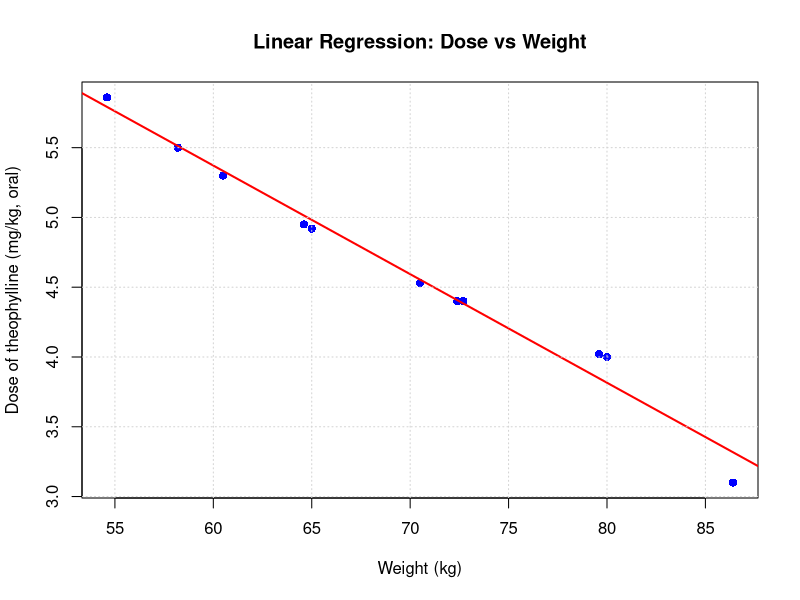
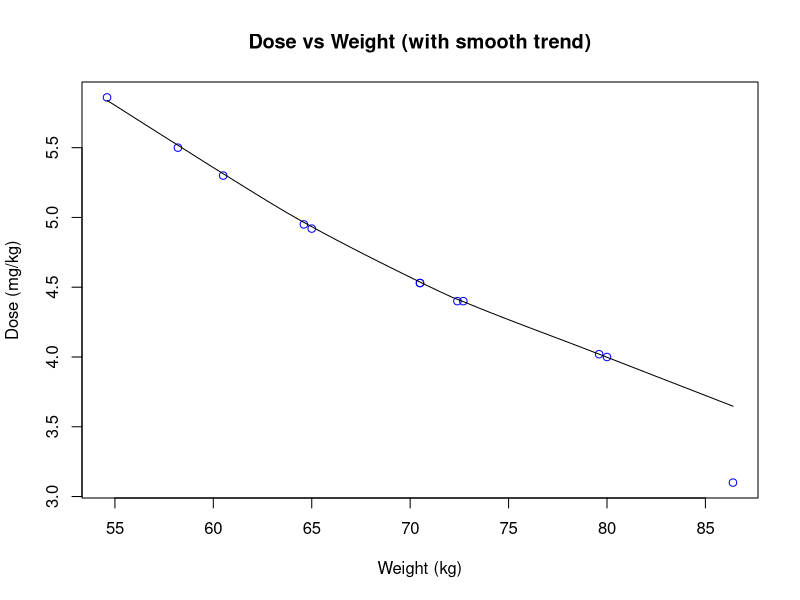

Write the R code that produced these figures, in order.
# Load Dataset
data("Theoph")

print(head(Theoph))
str(Theoph)

# Remove duplicate rows
# Keep only one row per subject
# Keep only the Subject, Wt, and Dose columns
theoph_subj <- Theoph[!duplicated(Theoph$Subject), c("Subject", "Wt", "Dose")]
print(theoph_subj)

# Linear model: oral dose (mg/kg) ~ weight (kg)
model_theoph <- lm(Dose ~ Wt, data = theoph_subj)

print(model_theoph)

model_summary <- summary(model_theoph)
print(model_summary)

# ========= Discussion of Linear Model Summary =========
# - Call / Residuals:
#   Residuals represent the difference between observed and predicted Dose values.
#   A small and balanced residual range suggests a reasonable fit, while large
#   residuals may indicate outliers or poor model fit for certain observations.
#
# - Coefficients:
#   * (Intercept): Predicted Dose when Wt = 0 kg. This is not clinically meaningful,
#     but serves as a mathematical baseline for the regression line.
#
#   * Wt: Represents the estimated change in Dose (mg/kg) for every 1 kg increase
#     in body weight. A positive value indicates Dose increases with Wt, while a
#     negative value indicates the opposite relationship.
#
#   * Std. Error / t value / Pr(>|t|):
#     These test the null hypothesis that the coefficient = 0.
#     A small p-value (typically < 0.05) for Wt suggests that body weight
#     significantly contributes to explaining variation in Dose.
#     However, interpretation should consider the small sample size (n = 12).
#
# - Residual Standard Error (RSE):
#   Indicates the typical prediction error in Dose (mg/kg). Lower values imply
#   better model accuracy.
#
# - Multiple R-squared:
#   Measures the proportion of variance in Dose explained by Wt (ranges from 0 to 1).
#   Higher values indicate a stronger relationship.
#
# - Adjusted R-squared:
#   Adjusted version of R-squared that accounts for the number of predictors,
#   providing a more reliable measure for model evaluation.
#
# - F-statistic:
#   Tests whether the model provides a better fit than an intercept-only model.
#   A small p-value indicates the model is statistically significant overall.
#
# - Limitation:
#   The observed Wt values are within a limited range in the dataset.
#   Predictions for 90–100 kg are extrapolations beyond the data range,
#   and therefore may be less reliable and should be interpreted cautiously.
# ======================================================

# Visualization 
plot(
  x = theoph_subj$Wt,
  y = theoph_subj$Dose,
  col = "blue",
  pch = 16,
  cex = 1.1,
  main = "Linear Regression: Dose vs Weight",
  xlab = "Weight (kg)",
  ylab = "Dose of theophylline (mg/kg, oral)"
)
abline(model_theoph, col = "red", lwd = 2)
grid()

# Smoother scatter plot
scatter.smooth(
  x = theoph_subj$Wt,
  y = theoph_subj$Dose,
  col = "blue",
  main = "Dose vs Weight (with smooth trend)",
  xlab = "Weight (kg)",
  ylab = "Dose (mg/kg)"
)

# Predictions: oral dose (mg/kg) for weights 90, 95, 100 kg
new_weights <- data.frame(Wt = c(90, 95, 100))
predicted_dose <- predict(model_theoph, newdata = new_weights)

prediction_table <- data.frame(
  Weight_kg = new_weights$Wt,
  Predicted_Dose_mg_per_kg = predicted_dose
)

print("Predicted oral dose (mg/kg) for given weights:")
print(prediction_table)
